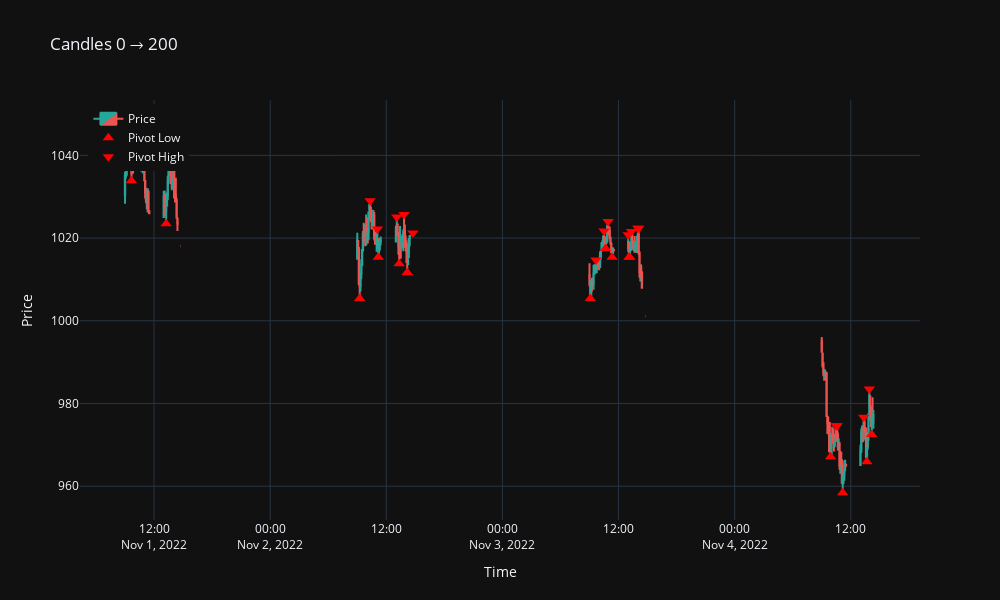

Notebook cell for this chart:
### Code cell
plot_candles_with_pivots(df, 0, 200)
